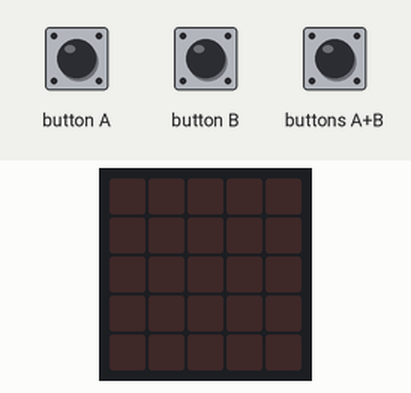
Bench run of a program on a simulated BBC micro:bit (MakeCode). Shown: the board's 5×5 LED display. The test bench sets the inputs (shaded band).

Above: at 1.2 s.
1.3 s: button B pressed for 0.15 s
At 2.5 s:
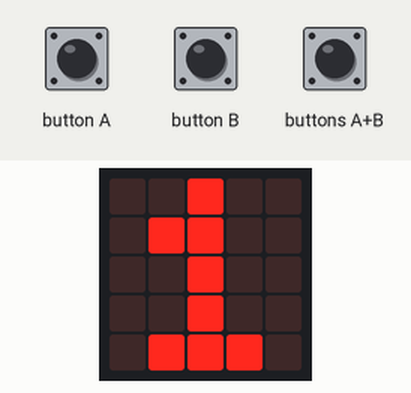
2.9 s: button A pressed for 0.15 s
At 3.7 s:
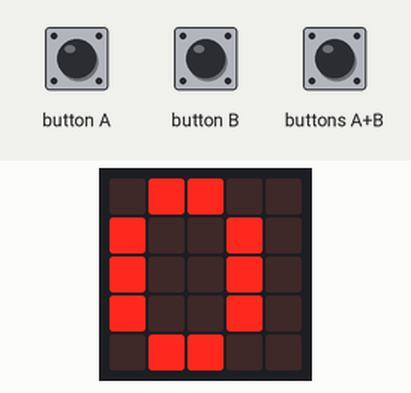
Timing chart, 0 to 5.9 s (numbered marks = the images above; inputs shaded):
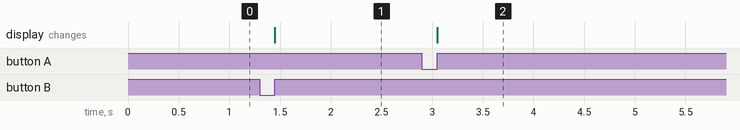

The program:

main.ts
```typescript
let nombre_personne = 0
input.onButtonPressed(Button.A, function () {
    if (nombre_personne > 0) {
        nombre_personne += -1
        basic.showNumber(nombre_personne)
    }
})
input.onButtonPressed(Button.AB, function () {
    nombre_personne = 0
    basic.showNumber(nombre_personne)
})
input.onButtonPressed(Button.B, function () {
    nombre_personne += 1
    basic.showNumber(nombre_personne)
    if (nombre_personne >= 10) {
        basic.showLeds(`
            # . # . #
            # . # . #
            # . # . #
            . . . . .
            # . # . #
            `)
    }
})
```

test.ts
```typescript
// les tests vont ici ; cela ne sera pas compilé si ce paquet est utilisé en tant qu'extension.
```

Measured:
- after the input at 1.3 s, the display: changes after 0.15 s (image 1)
- after the input at 2.9 s, the display: changes after 0.15 s (image 2)
